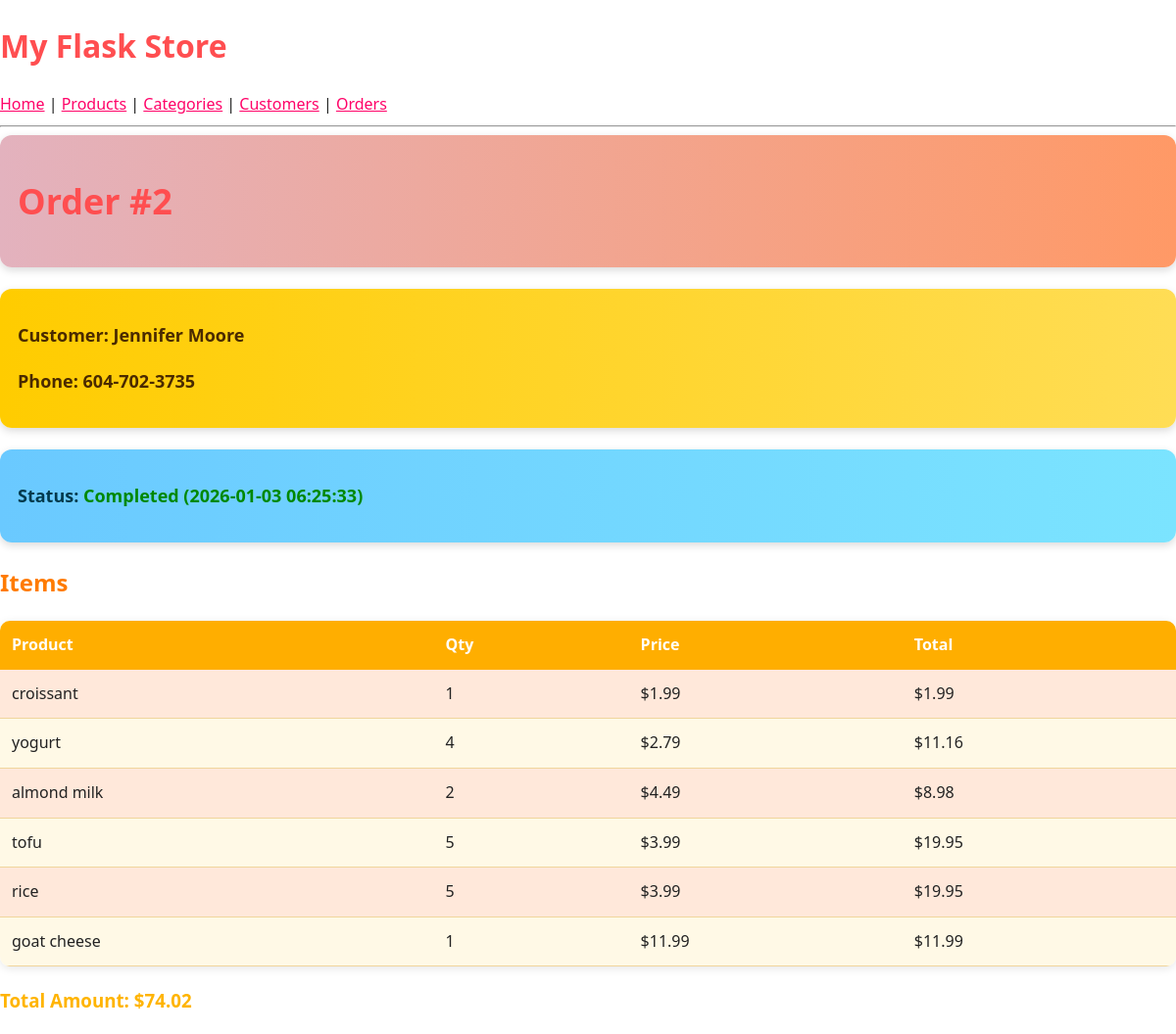
/orders/2, run on the app's committed database.
### models.py (models this page shows, shortened)
class Order(db.Model):
    __tablename__ = "orders"
    id = db.mapped_column(db.Integer, primary_key=True)
    customer_id = db.mapped_column(db.Integer, db.ForeignKey("customers.id"))
    created = db.mapped_column(db.DateTime, nullable=False, default=db.func.now())
    completed = db.mapped_column(db.DateTime, nullable=True, default=None)
    amount = db.mapped_column(db.DECIMAL(10, 2), nullable=True, default=None)
    customer = db.relationship("Customer", back_populates="orders")
    items = db.relationship("ProductOrder", back_populates="order")

class Customer(db.Model):
    __tablename__ = "customers"
    id = db.mapped_column(db.Integer, primary_key=True)
    customer_name = db.mapped_column(db.String, nullable=False)
    phone = db.mapped_column(db.String, nullable=True)
    orders = db.relationship("Order", back_populates="customer")

class ProductOrder(db.Model):
    __tablename__ = "product_orders"
    product_id = db.mapped_column(db.Integer, db.ForeignKey("products.id"), primary_key=True)
    order_id = db.mapped_column(db.Integer, db.ForeignKey("orders.id"), primary_key=True)
    quantity = db.mapped_column(db.Integer, nullable=False)
    product = db.relationship("Product", back_populates="items")
    order = db.relationship("Order", back_populates="items")

class Product(db.Model):
    __tablename__ = "products"
    id = db.mapped_column(db.Integer, primary_key=True)
    product_name = db.mapped_column(db.String, nullable=False)
    price = db.mapped_column(db.DECIMAL(10, 2), nullable=False)
    inventory = db.mapped_column(db.Integer, nullable=False, default=0)
    category_id = db.mapped_column(db.Integer, db.ForeignKey("categories.id"))
    category = db.relationship("Category", back_populates="products")
    items = db.relationship("ProductOrder", back_populates="product")

### app.py (the view)
@app.get("/orders/<int:id>")
def order_detail(id):
    order = db.get_or_404(Order, id)
    return render_template("order_detail.html", order=order)

### templates/order_detail.html
{% extends "base.html" %}
{% block content %}
<div class="banner order-banner">
    <h1>Order #{{ order.id }}</h1>
</div>
<div class="banner customer-banner">
    <p><b>Customer:</b> {{ order.customer.customer_name }}</p>
    <p><b>Phone:</b> {{ order.customer.phone }}</p>
</div>
<div class="banner status-banner">
    <p><b>Status:</b>
        {% if order.completed %}
            <span class="status-completed">Completed ({{ order.completed }})</span>
        {% else %}
            <span class="status-pending">Pending</span>
        {% endif %}
    </p>
</div>
<h2>Items</h2>
<table>
    <tr>
        <th>Product</th>
        <th>Qty</th>
        <th>Price</th>
        <th>Total</th>
    </tr>
    {% for item in order.items %}
    <tr>
        <td>{{ item.product.product_name }}</td>
        <td>{{ item.quantity }}</td>
        <td>${{ "%.2f"|format(item.product.price) }}</td>
        <td>${{ "%.2f"|format(item.product.price * item.quantity) }}</td>
    </tr>
    {% endfor %}
</table>
{% if order.completed %}
    <h3>Total Amount: ${{ "%.2f"|format(order.amount) }}</h3>
{% else %}
    <form action="{{ url_for('order_complete', id=order.id) }}" method="post">
        <button type="submit">Complete Order</button>
    </form>
{% endif %}
{% endblock %}

### static/style.css (style rules this page uses)
body { margin: 0; padding: 0; font-family: "Segoe UI", Arial, sans-serif; background: #ffffff; color: #222; line-height: 1.6; }
h1 { color: #ff4e50; }
h2 { color: #ff7b00; }
h3 { color: #ffb400; }
.banner { padding: 15px 18px; border-radius: 12px; margin-bottom: 22px; color: white; font-size: 18px; font-weight: 600; box-shadow: 0 3px 8px rgba(0,0,0,0.15); }
.order-banner { background: linear-gradient(90deg, #e3b2be, #ff9966); }
.customer-banner { background: linear-gradient(90deg, #ffcc00, #ffdd55); color: #4a2a00; }
.status-banner { background: linear-gradient(90deg, #6ac9ff, #7be4ff); color: #003a4d; }
.status-completed { color: #008800; font-weight: 700; }
table { width: 100%; border-collapse: collapse; margin: 20px 0; border-radius: 10px; overflow: hidden; box-shadow: 0 2px 10px rgba(0,0,0,0.1); }
table th { background: #ffae00; color: white; padding: 12px; font-size: 16px; text-align: left; }
table td { padding: 12px; background: #fff9e6; border-bottom: 1px solid #f0d59c; }
table tr:nth-child(even) td { background: #ffe8da; }

### data on the page
Order: id "2", completed "2026-01-03 06:25:33", amount "74.02"
Customer: customer.customer_name "Jennifer Moore", customer.phone "604-702-3735"
ProductOrder: product.product_name "croissant", quantity "1"
Product: product.price "1.99", item.product.price*item.quantity "1.99"
ProductOrder: product.product_name "yogurt", quantity "4"
Product: product.price "2.79", item.product.price*item.quantity "11.16"
ProductOrder: product.product_name "almond milk", quantity "2"
Product: product.price "4.49", item.product.price*item.quantity "8.98"
ProductOrder: product.product_name "tofu", quantity "5"
Product: product.price "3.99", item.product.price*item.quantity "19.95"
ProductOrder: product.product_name "rice", quantity "5"
Product: product.price "3.99", item.product.price*item.quantity "19.95"
ProductOrder: product.product_name "goat cheese", quantity "1"
Product: product.price "11.99", item.product.price*item.quantity "11.99"
